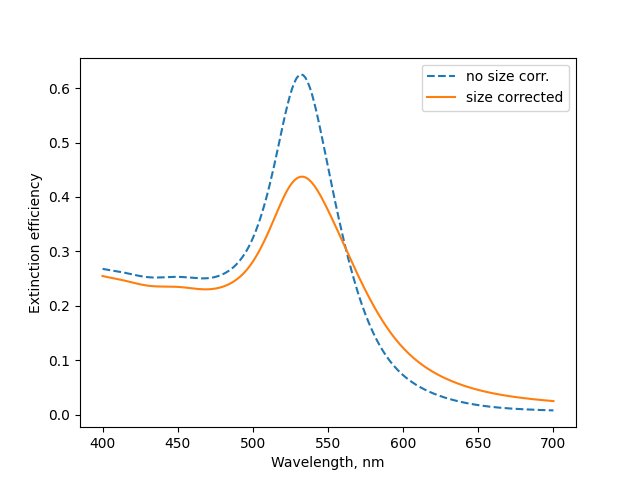

Source code (Python):
from mstm_studio.mstm_spectrum import Material
from mstm_studio.diel_size_correction import SizeCorrectedGold
from mstm_studio.contributions import MieSingleSphere
import numpy as np
import matplotlib.pyplot as plt

D = 3  # particle size
wls = np.linspace(400, 700, 201)  # spectral region

gold = Material('etaGold.txt')  # bulk dielectric function
gold_corr = SizeCorrectedGold('etaGold.txt')  # corrected, D-dependent

mie = MieSingleSphere(wavelengths=wls, name='MieSphere')

mie.set_material(material=gold, matrix=1.5)
plt.plot(wls, mie.calculate(values=[1, D]), '--', label='no size corr.')

mie.set_material(material=gold_corr, matrix=1.5)
plt.plot(wls, mie.calculate(values=[1, D]), label='size corrected')

plt.xlabel('Wavelength, nm')
plt.ylabel('Extinction efficiency')
plt.legend()
plt.savefig('size_correction.png')
plt.show()
